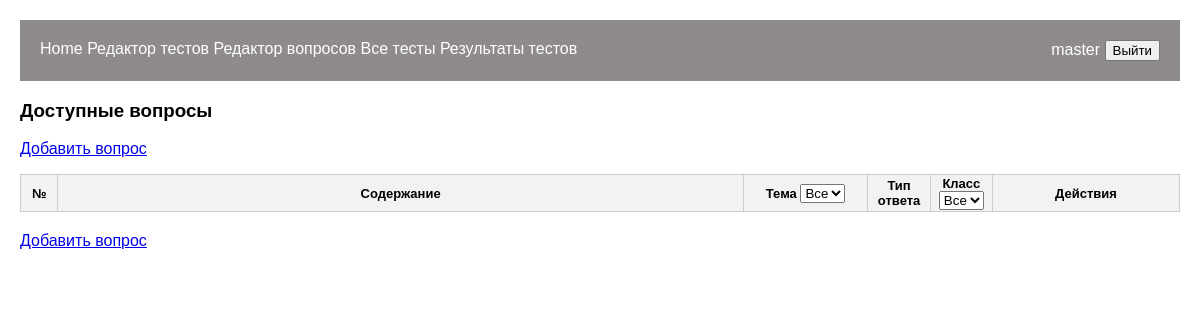
Before: /tests/list_questions/ (signed in) with the older database file.
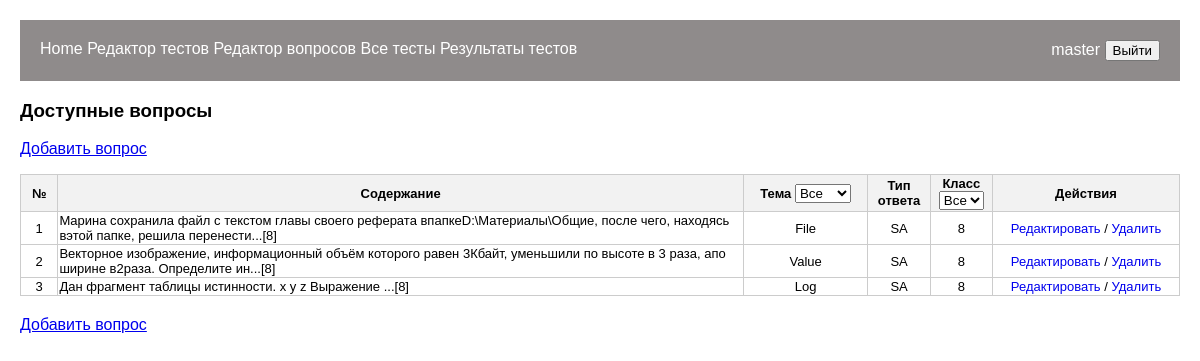
After: the same page with the newer database file.
### tests/models.py (models this page shows)
class Question(models.Model):
    text = RichTextField(verbose_name='Текст')
    file = models.URLField(verbose_name='Ссылка на файл', blank=True)
    question_type = models.CharField(default='SA', max_length=2, choices=QUESTION_TYPES, verbose_name='Тип вопроса')
    correct_answer = models.CharField(max_length=256, verbose_name='Правильный ответ')
    time_create_question = models.DateTimeField(default=datetime.datetime.now(), verbose_name='Создано')
    klass_destination = models.CharField(default='7', max_length=2, choices=CLASSES, verbose_name='Класс')
    topics = models.CharField(max_length=128, default='Txt', choices=TOPICS, verbose_name='Тема')
    def __str__(self):
        import re
        html_code = self.text
        text = re.sub(r'<[^>]+>', '', html_code)
        text = re.sub(r'&[a-zA-Z0-9#]+;', '', text)
        return text[:130] + '...' + f'[{self.klass_destination}]'

### tests/views.py (the view)
# urls.py: path('list_questions/', questions_list_admin, name='list_questions'),
@login_required
def questions_list_admin(request):
    questions = Question.objects.all() # Отбор всех вопросов в БД
    list_topics = list(questions.values_list('topics').distinct())
    return render(request, 'tests/questions_list_admin.html', {
                                'data': questions,
                                'topics': list_topics
                            })

### tests/templates/tests/questions_list_admin.html (shortened to what this page needs)
{% extends 'tests/base.html' %}
{% block content %}
<h3>Доступные вопросы</h3>
<p>
    <a href="{% url 'add_question' 0 %}">Добавить вопрос</a>
</p>
<table id="table_total">
    <thead>
        <tr>
            <th style="width: 3%">№</th>
            <th style="width: 55%;">Содержание</th>
            <th style="width: 10%;">
                <label for="topicFilter">Тема</label>
                <select id="topicFilter">
                    <option value="">Все</option>
                </select>
            </th>
            <th style="width: 5%">Тип ответа</th>
            <th style="width: 5%">
                <label for="classFilter">Класс</label>
                <select id="classFilter">
                    <option value="">Все</option>
                </select>
            </th>
            <th style="width: 15%;">Действия</th>
        </tr>
    </thead>
    <tbody>
        {% for quest in data %}
        <tr data-class="{{ quest.klass_destination }}" data-topic="{{ quest.topics }}">
            <td align="center">
                {{ forloop.counter }}
            </td>
            <td>
                {{ quest }}
            </td>
            <td align="center">
                {{ quest.topics }}
            </td>
            <td align="center">
                {{ quest.question_type }}
            </td>
            <td align="center">
                {{ quest.klass_destination }}
            </td>
            <td align="center">
                <a href="{% url 'edit_question' quest.id %}">Редактировать</a> /
                <a href="{% url 'delete_question' quest.id %}">Удалить</a>
            </td>
        </tr>
        {% endfor %}
    </tbody>
</table>
<a href="{% url 'add_question' 0 %}">Добавить вопрос</a>
{% endblock %}

Changed rows visible on the page:
added Question: text+klass_destination "Марина сохранила файл с текстом главы своего реферата впапкеD:\\Материалы\\Общие, после чего, находясь вэтой папке, решила перенести...[8]", topics "File", question_type "SA", klass_destination "8"
added Question: text+klass_destination "Векторное изображение, информационный объём которого равен 3Кбайт, уменьшили по высоте в 3 раза, апо ширине в2раза. Определите ин...[8]", topics "Value", question_type "SA", klass_destination "8"
added Question: text+klass_destination "Дан фрагмент таблицы истинности. x y z Выражение ...[8]", topics "Log", question_type "SA", klass_destination "8"
